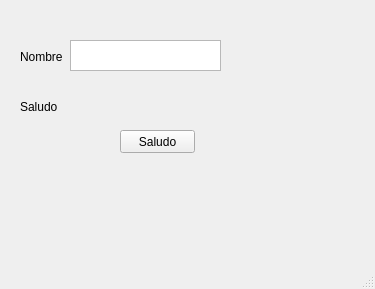
<?xml version="1.0" encoding="UTF-8"?>
<ui version="4.0">
 <class>MainWindow</class>
 <widget class="QMainWindow" name="MainWindow">
  <property name="geometry">
   <rect>
    <x>0</x>
    <y>0</y>
    <width>375</width>
    <height>289</height>
   </rect>
  </property>
  <property name="windowTitle">
   <string>MainWindow</string>
  </property>
  <widget class="QWidget" name="centralwidget">
   <widget class="QLabel" name="etq_nombre">
    <property name="geometry">
     <rect>
      <x>20</x>
      <y>50</y>
      <width>47</width>
      <height>13</height>
     </rect>
    </property>
    <property name="text">
     <string>Nombre</string>
    </property>
   </widget>
   <widget class="QLabel" name="label">
    <property name="geometry">
     <rect>
      <x>20</x>
      <y>100</y>
      <width>47</width>
      <height>13</height>
     </rect>
    </property>
    <property name="text">
     <string>Saludo</string>
    </property>
   </widget>
   <widget class="QLabel" name="etq_saludar">
    <property name="geometry">
     <rect>
      <x>70</x>
      <y>90</y>
      <width>151</width>
      <height>21</height>
     </rect>
    </property>
    <property name="text">
     <string/>
    </property>
   </widget>
   <widget class="QPushButton" name="btn_saludo">
    <property name="geometry">
     <rect>
      <x>120</x>
      <y>130</y>
      <width>75</width>
      <height>23</height>
     </rect>
    </property>
    <property name="text">
     <string>Saludo</string>
    </property>
   </widget>
   <widget class="QTextEdit" name="txt_nombre">
    <property name="geometry">
     <rect>
      <x>70</x>
      <y>40</y>
      <width>151</width>
      <height>31</height>
     </rect>
    </property>
   </widget>
  </widget>
  <widget class="QMenuBar" name="menubar">
   <property name="geometry">
    <rect>
     <x>0</x>
     <y>0</y>
     <width>375</width>
     <height>21</height>
    </rect>
   </property>
  </widget>
  <widget class="QStatusBar" name="statusbar"/>
 </widget>
 <resources/>
 <connections/>
</ui>
